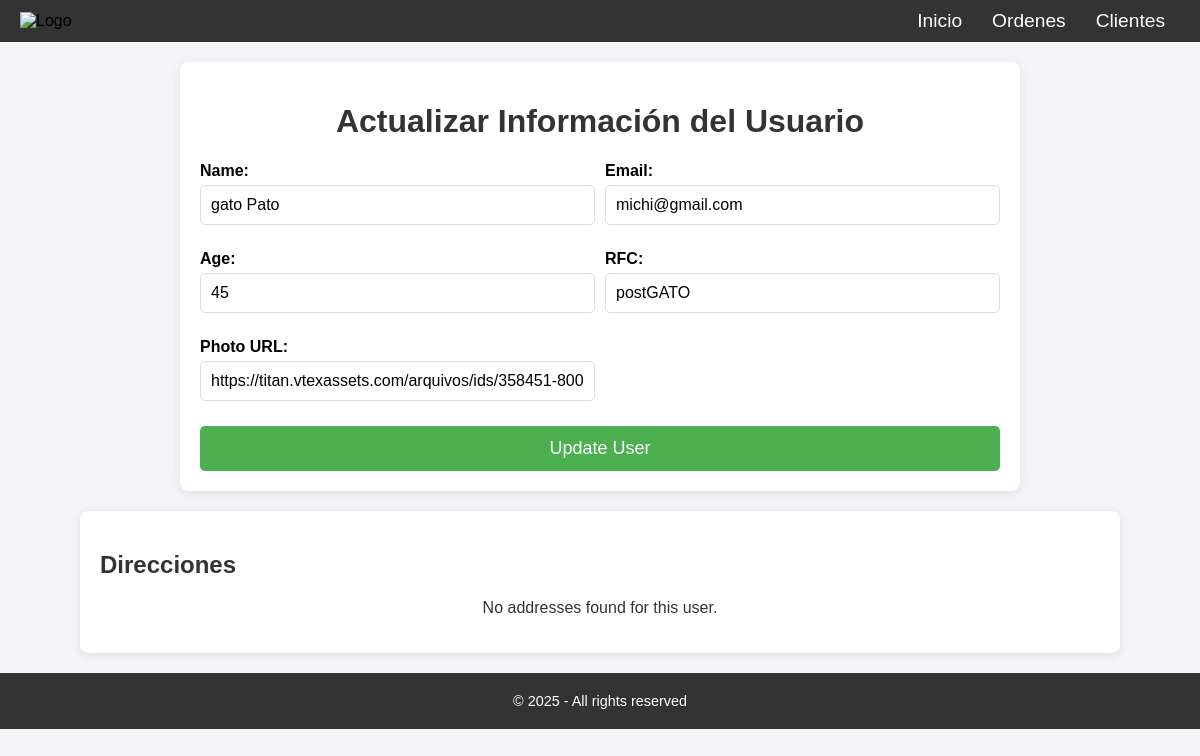
/clients/update/14, run on an earlier commit of the app's database.
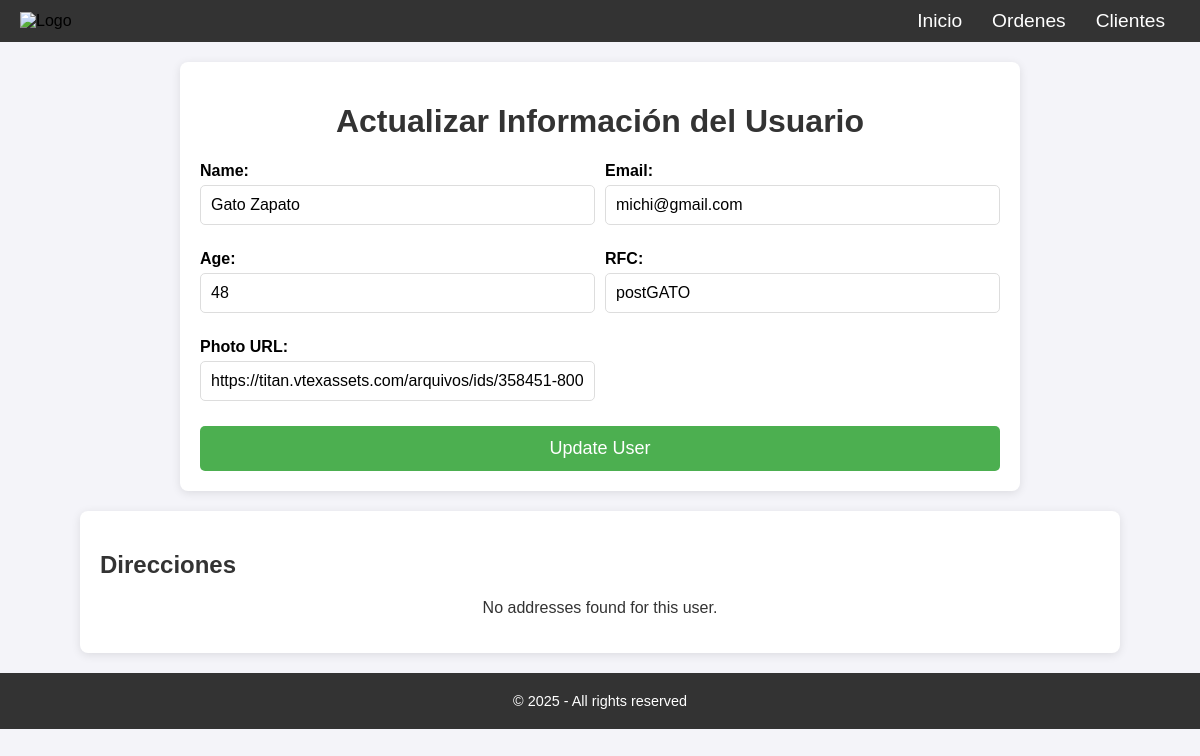
And on a later commit of the database.
### clients/models.py (models this page shows)
class User(models.Model):
    name = models.CharField(max_length=200)
    email = models.CharField(max_length=200)
    age = models.IntegerField(default=18)
    rfc = models.CharField(max_length=200)
    photo = models.CharField(max_length=200)
    created_date = models.DateTimeField("date published")
    updated_date = models.DateTimeField("date published")

### clients/views.py (the view)
# urls.py: path("update/<int:id>", views.updateUserView, name="updateUserView"),
def updateUserView(request, id):
    user = get_object_or_404(User, id=id)
    user_address = user.user_address_set.all()
    data = {
        "user": user,
        "address": user_address
    }
    return render(request, "clients/update.html", data)

### templates/clients/update.html (shortened to what this page needs)
{% extends "base/base.html" %}
{% load static %}
{% block styles %}
    <link rel="stylesheet" href="{% static 'css/clients/update.css' %}">
{% endblock %}
{%block content %}
<div class="user-form-container">
    <h1>Actualizar Información del Usuario</h1>
    <form method="POST" action="{% url 'update_user' user.id %}" id="user-form">
        <div class="form-group">
            <label for="name">Name:</label>
            <input type="text" id="name" name="name" value="{{ user.name }}" required>
        </div>
        <div class="form-group">
            <label for="email">Email:</label>
            <input type="email" id="email" name="email" value="{{ user.email }}" required>
        </div>
        <div class="form-group">
            <label for="age">Age:</label>
            <input type="number" id="age" name="age" value="{{ user.age }}" required>
        </div>
        <div class="form-group">
            <label for="rfc">RFC:</label>
            <input type="text" id="rfc" name="rfc" value="{{ user.rfc }}" required>
        </div>
        <div class="form-group">
            <label for="photo">Photo URL:</label>
            <input type="text" id="photo" name="photo" value="{{ user.photo }}" required>
        </div>
        <button type="submit" id="submit-button">Update User</button>
    </form>
</div>
<div class="user-addresses-container">
    <h2>Direcciones</h2>
    {% if address %}
    <table>
        <thead>
            <tr>
                <th>Street</th>
                <th>Zip Code</th>
                <th>City</th>
                <th>Country</th>
                <th>Actions</th>
            </tr>
        </thead>
        <tbody>
            {% for address in address %}
            <tr>
                <td>{{ address.street }}</td>
                <td>{{ address.zip_code }}</td>
                <td>{{ address.city }}</td>
                <td>{{ address.country }}</td>
            </tr>
            {% endfor %}
        </tbody>
    </table>
    {% else %}
    <p>No addresses found for this user.</p>
    {% endif %}
</div>
{% endblock %}

What changed in the data, as far as the page shows it:
changed User "michi@gmail.com": name "gato Pato" → "Gato Zapato"; age "45" → "48"
